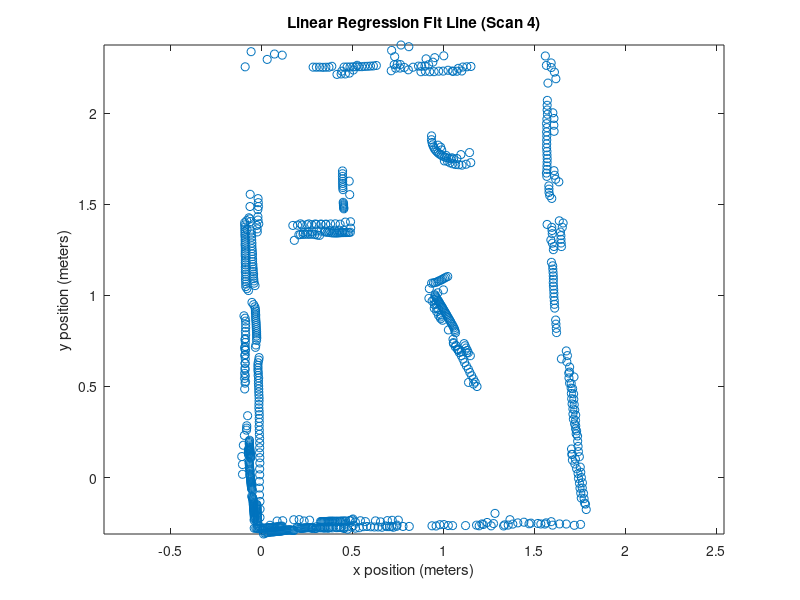

Write MATLAB code to recreate this figure. (Note: this script raises an error after producing the figure.)
%% RANSAC Implementation
clear;
load('allRoomDataCleaned.mat');
x = data(1,:)';
y = data(2,:)';
figure(1);clf;
plot(x,y, 'o');hold on;
axis equal;
title('Linear Regression Fit Line (Scan 4)');
xlabel('x position (meters)');
ylabel('y position (meters)');

clearvars -except x y
[A, B, bestTestLine, outliers] = RANSAC(x,y,0.05,100);
p = polyfit([A(1) B(1)], [A(2) B(2)], 1);
testline = polyval(p, x);
plot(x, testline, 'r*')

for i = 1:4
    x = outliers(:,1)
    y = outliers(:,2)

    [A, B, bestTestLine, outliers] = RANSAC(x,y,0.05,100);
    p = polyfit([A(1) B(1)], [A(2) B(2)], 1);
    testline = polyval(p, x);
    plot(x, testline, 'r*')
end

axis equal







legend('Dataset', 'RANSAC Fit Line')







function [A, B, bestTestLine, outliers] = RANSAC(x,y,d,n)
points = [x y];

bestInliersSoFar = 0;
bestTestLineSoFar = [];

% For each point pair
for i = 1:n
    % Randomly select the points
    A = points(randi([1, length(points)]),:);
    B = points(randi([1, length(points)]),:);
    
    % Find and plot the line between them
    p = polyfit([A(1) B(1)], [A(2) B(2)], 1);
    testline = polyval(p, x);
    
    That = [B(1) - A(1);B(2) - A(2);0]./vecnorm([B(1) - A(1);B(2) - A(2);0]);
    Khat = [0;0;1];
    Nhat = cross(That,Khat);
    
    inliers = 0;
    outliers = [];
    % Test every point with this fit line
    for j = 1:length(points)
        r = horzcat(points(j,:) - A, 0);
        dist = dot(r,Nhat);
        if abs(dist) <= d
            inliers = inliers + 1;
        else
            outliers = vertcat(outliers, points(j,:));
        end
    end
    
    if inliers > bestInliersSoFar
        bestPoint1SoFar = A;
        bestPoint2SoFar = B;
        bestTestLineSoFar = testline;
        bestInliersSoFar = inliers
        bestOutliersSoFar = outliers;
    end
    
    axis([min(x) max(x) min(y) max(y)]);
    
%     pause(1)
end
bestTestLine = bestTestLineSoFar;
A = bestPoint1SoFar;
B = bestPoint2SoFar;
outliers = bestOutliersSoFar;
end


